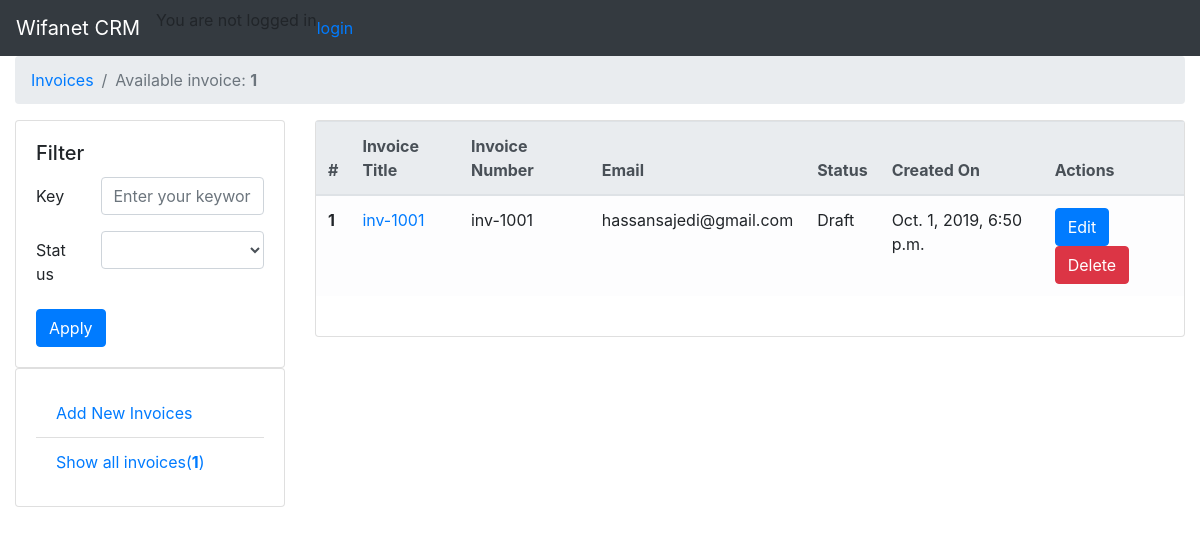
Screenshot of /invoices/ with the database file from the repository.
### invoices/models.py (models this page shows, shortened)
class Invoice(models.Model):
    INVOICE_STATUS = (
        ('Draft', 'Draft'),
        ('Sent', 'Sent'),
        ('Paid', 'Paid'),
        ('Pending', 'Pending'),
        ('Cancelled', 'Cancel'),
    )
    invoice_title = models.CharField(_('Invoice Title'), max_length=50)
    invoice_number = models.CharField(_('Invoice Number'), max_length=50)
    name = models.CharField(_('Name'), max_length=100)
    email = models.EmailField(_('Email'))
    quantity = models.PositiveIntegerField(default=0)
    rate = models.DecimalField(default=0, max_digits=12, decimal_places=2)
    total_amount = models.DecimalField(blank=True, null=True, max_digits=12, decimal_places=2)
    currency = models.CharField(max_length=3, choices=CURRENCY_CODES, blank=True, null=True)
    phone = PhoneNumberField(null=True, blank=True)
    created_on = models.DateTimeField(auto_now_add=True)
    created_by = models.ForeignKey(User, related_name='invoice_created_by', on_delete=models.SET_NULL, null=True)
    amount_due = models.DecimalField(blank=True, null=True, max_digits=12, decimal_places=2)
    amount_paid = models.DecimalField(blank=True, null=True, max_digits=12, decimal_places=2)
    is_email_sent = models.BooleanField(default=False)
    status = models.CharField(choices=INVOICE_STATUS, max_length=15, default="Draft")
    details = models.TextField(_('Details'), null=True, blank=True)
    due_date = models.DateField(blank=True, null=True)
    company = models.ForeignKey(Company, null=True, related_name="companies_invoices", on_delete=models.CASCADE)
    class Meta:
        verbose_name = 'Invoice'
        verbose_name_plural = 'Invoices'

### invoices/views.py (the view)
# urls.py: path(r'', show, name='list'),
def show(request):
    invoices = Invoice.objects.all().order_by('-id')
    active_count = invoices.filter().__len__()
    deleted_count = Invoice.objects.filter().__len__()
    show_deleted = (request.GET.get('show_deleted'))
    if show_deleted == 'true':
        deleted_invoices = Invoice.objects.filter(deleted=True)
        return render(request, "invoices/show.html", {'invoices': deleted_invoices,
                                                      'active_count': active_count,
                                                      'deleted_count': deleted_count,
                                                      'INVOICE_STATUS': INVOICE_STATUS})
    show_active = (request.GET.get('show_active'))
    if show_active == 'true':
        show_active = invoices.filter(is_active=True, deleted=False)
        return render(request, "invoices/show.html", {'invoices': show_active,
                                                      'active_count': active_count,
                                                      'deleted_count': deleted_count,
                                                      'INVOICE_STATUS': INVOICE_STATUS})
    return render(request, "invoices/show.html", {'invoices': invoices,
                                                  'active_count': active_count,
                                                  'deleted_count': deleted_count,
                                                  'INVOICE_STATUS': INVOICE_STATUS})

### invoices/templates/invoices/show.html (shortened to what this page needs)
{% extends 'invoices/index.html' %}
{% block page_title %}
    <ol class="breadcrumb">
        <li class="breadcrumb-item"><a href="{% url 'invoices:list' %}">Invoices</a></li>
        <li class="breadcrumb-item active">Available invoice: <span class="alert-link">{{ invoices|length }}</span>
        </li>
    </ol>
{% endblock %}
{% block sub_content %}
    <table class="table table-light">
        <thead class="thead-light">
        <tr>
            <th scope="col">#</th>
            <th scope="col">Invoice Title</th>
            <th scope="col">Invoice Number</th>
            <th scope="col">Email</th>
            <th scope="col">Status</th>
            <th scope="col">Created On</th>
            <th scope="col">Actions</th>
        </tr>
        </thead>
        <tbody>
        {% for row in invoices %}
            <tr class="">
                <th scope="row">{{ forloop.counter }}</th>
                <td>
                    <a href="{% url 'invoices:detail' id=row.id %}">{{ row.invoice_title }}</a>
                </td>
                <td>{{ row.invoice_number }}</td>
                <td>{{ row.email }}</td>
                <td>{{ row.status }}</td>
                <td>{{ row.created_on }}</td>
                <td>
                    <button type="button" class="btn btn-primary" data-toggle="modal"
                            data-target="#exampleModal">
                        Edit
                    </button>
                    <a href="{% url 'invoices:delete' id=row.id %}" class="btn btn-danger">Delete</a>
                </td>
            </tr>
        {% endfor %}
        </tbody>
    </table>
    <br>
{% endblock %}

### rows the page displays
Invoice: invoice_title "inv-1001", invoice_number "inv-1001", email "hassansajedi@gmail.com", status "Draft", created_on "Oct. 1, 2019, 6:50 p.m."

### other values shown
{{ invoices|length }} "1"
